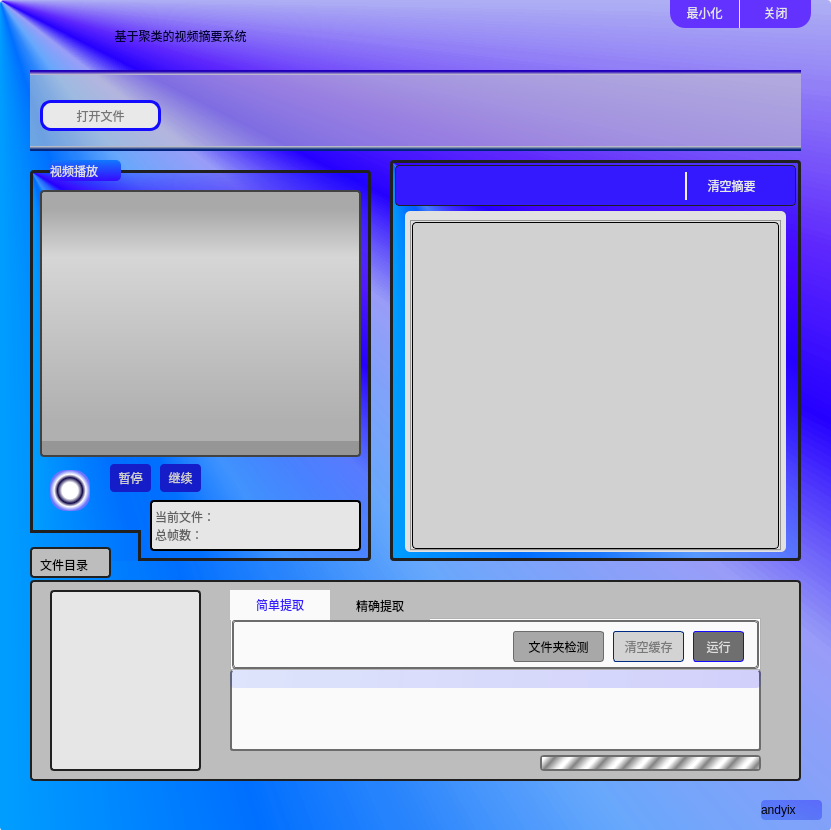
<?xml version="1.0" encoding="UTF-8"?>
<ui version="4.0">
 <class>MainWindow</class>
 <widget class="QMainWindow" name="MainWindow">
  <property name="geometry">
   <rect>
    <x>0</x>
    <y>0</y>
    <width>831</width>
    <height>830</height>
   </rect>
  </property>
  <property name="windowTitle">
   <string>MainWindow</string>
  </property>
  <widget class="QWidget" name="centralwidget">
   <widget class="QWidget" name="widget" native="true">
    <property name="geometry">
     <rect>
      <x>0</x>
      <y>0</y>
      <width>831</width>
      <height>831</height>
     </rect>
    </property>
    <property name="styleSheet">
     <string notr="true">background-color: qconicalgradient(cx:0, cy:0, angle:135, stop:0 rgba(255, 255, 0, 69), stop:0.375 rgba(0, 158, 255, 255), stop:0.423533 rgba(0, 111, 255, 255), stop:0.45 rgba(0, 111, 255, 208), stop:0.477581 rgba(71, 151, 255, 206), stop:0.518717 rgba(71, 78, 255, 130), stop:0.55 rgba(37, 0, 255, 255), stop:0.57754 rgba(65, 0, 255, 215), stop:0.625 rgba(0, 9, 255, 69), stop:1 rgba(27, 0, 255, 206));
border-radius:4px;</string>
    </property>
    <widget class="QWidget" name="widget_2" native="true">
     <property name="geometry">
      <rect>
       <x>30</x>
       <y>70</y>
       <width>771</width>
       <height>81</height>
      </rect>
     </property>
     <property name="styleSheet">
      <string notr="true">border-top:5px solid;
border-color: rgb(32, 32, 32);
border-bottom:5px solid;
background-color: qlineargradient(spread:pad, x1:0, y1:0, x2:0, y2:1, stop:0.452736 rgba(201, 201, 201, 138));
border-radius:0px;
border-bottom-color: qlineargradient(spread:pad, x1:1, y1:1, x2:1, y2:0, stop:0.273632 rgba(0, 36, 125, 255), stop:1 rgba(211, 211, 211, 255));
border-top-color: qlineargradient(spread:pad, x1:0, y1:0, x2:0, y2:1, stop:0.273632 rgba(34, 0, 187, 255), stop:1 rgba(211, 211, 211, 255));</string>
     </property>
     <widget class="QPushButton" name="pushButton">
      <property name="enabled">
       <bool>true</bool>
      </property>
      <property name="geometry">
       <rect>
        <x>10</x>
        <y>30</y>
        <width>121</width>
        <height>31</height>
       </rect>
      </property>
      <property name="cursor">
       <cursorShape>PointingHandCursor</cursorShape>
      </property>
      <property name="mouseTracking">
       <bool>false</bool>
      </property>
      <property name="focusPolicy">
       <enum>Qt::StrongFocus</enum>
      </property>
      <property name="acceptDrops">
       <bool>false</bool>
      </property>
      <property name="autoFillBackground">
       <bool>false</bool>
      </property>
      <property name="styleSheet">
       <string notr="true">QPushButton:hover{border:5px solid;border-color: rgb(0, 0, 222);background-color: rgb(211, 211, 211)}
QPushButton:pressed{background-color: rgb(133, 133, 133);}
QPushButton{
border:3px solid;
font: 75 9pt &quot;微软雅黑&quot;;
color: rgb(117, 117, 117);
background-color: rgb(233, 233, 233);
border-radius:11px;
border-color: rgb(19, 11, 255);}





</string>
      </property>
      <property name="text">
       <string>打开文件</string>
      </property>
      <property name="checkable">
       <bool>false</bool>
      </property>
      <property name="checked">
       <bool>false</bool>
      </property>
     </widget>
    </widget>
    <widget class="QWidget" name="widget_3" native="true">
     <property name="geometry">
      <rect>
       <x>30</x>
       <y>170</y>
       <width>341</width>
       <height>391</height>
      </rect>
     </property>
     <property name="styleSheet">
      <string notr="true">border:3px solid;
border-color: rgb(32, 32, 32);
border-radius:4px;</string>
     </property>
     <widget class="QLabel" name="label">
      <property name="geometry">
       <rect>
        <x>10</x>
        <y>20</y>
        <width>321</width>
        <height>251</height>
       </rect>
      </property>
      <property name="styleSheet">
       <string notr="true">background-color: qlineargradient(spread:reflect, x1:0, y1:0, x2:0, y2:1, stop:0.0746269 rgba(169, 169, 169, 255), stop:0.263682 rgba(214, 214, 214, 255), stop:0.920398 rgba(176, 176, 176, 255));
border:2px solid;
border-color: rgb(66, 66, 66);
border-bottom:0px;
border-bottom-left-radius:0px;
border-bottom-right-radius:0px;</string>
      </property>
      <property name="text">
       <string/>
      </property>
     </widget>
     <widget class="QPushButton" name="pushButton_4">
      <property name="geometry">
       <rect>
        <x>80</x>
        <y>294</y>
        <width>41</width>
        <height>28</height>
       </rect>
      </property>
      <property name="cursor">
       <cursorShape>PointingHandCursor</cursorShape>
      </property>
      <property name="styleSheet">
       <string notr="true">QPushButton:hover{background-color: rgb(90, 90, 90);}
QPushButton:pressed{background-color:rgb(20, 20, 155);}
QPushButton{
border:0px solid;
color: rgb(206, 206, 206);
background-color: rgb(20, 29, 199);
font: 75 9pt &quot;幼圆&quot;;}


</string>
      </property>
      <property name="text">
       <string>暂停</string>
      </property>
      <property name="iconSize">
       <size>
        <width>30</width>
        <height>30</height>
       </size>
      </property>
     </widget>
     <widget class="QPushButton" name="pushButton_5">
      <property name="geometry">
       <rect>
        <x>130</x>
        <y>294</y>
        <width>41</width>
        <height>28</height>
       </rect>
      </property>
      <property name="cursor">
       <cursorShape>PointingHandCursor</cursorShape>
      </property>
      <property name="styleSheet">
       <string notr="true">QPushButton:hover{background-color: rgb(90, 90, 90);}
QPushButton:pressed{background-color:rgb(20, 20, 155);}
QPushButton{border:0px solid;
color: rgb(206, 206, 206);
background-color: rgb(20, 29, 199);
font: 75 9pt &quot;幼圆&quot;;}
</string>
      </property>
      <property name="text">
       <string>继续</string>
      </property>
      <property name="iconSize">
       <size>
        <width>30</width>
        <height>30</height>
       </size>
      </property>
      <property name="shortcut">
       <string>Ctrl+R</string>
      </property>
     </widget>
     <widget class="QLabel" name="label_mes1">
      <property name="geometry">
       <rect>
        <x>200</x>
        <y>330</y>
        <width>131</width>
        <height>51</height>
       </rect>
      </property>
      <property name="cursor">
       <cursorShape>SizeAllCursor</cursorShape>
      </property>
      <property name="styleSheet">
       <string notr="true">font: 75 9pt &quot;Arial&quot;;
color: rgb(97, 97, 97);
background-color: rgb(230, 230, 230);
border:2px solid;
border-left:0px;
border-top-left-radius:0px;
border-bottom-left-radius:0px;</string>
      </property>
      <property name="text">
       <string/>
      </property>
     </widget>
     <widget class="QProgressBar" name="progressBar">
      <property name="geometry">
       <rect>
        <x>10</x>
        <y>271</y>
        <width>321</width>
        <height>16</height>
       </rect>
      </property>
      <property name="styleSheet">
       <string notr="true">QProgressBar:chunk{background-color: qlineargradient(spread:repeat, x1:0, y1:0, x2:1, y2:0.006, stop:0.154229 rgba(142, 142, 142, 255), stop:0.681592 rgba(252, 252, 252, 255));
border-bottom-right-radius:5px;
border-top-right-radius:5px;}
QProgressBar{
background-color:rgb(150,150,150);
border:2px solid;
border-top:0px;
border-color: rgb(66, 66, 66);
border-top-left-radius:0px;
border-top-right-radius:0px;
}</string>
      </property>
      <property name="maximum">
       <number>100</number>
      </property>
      <property name="value">
       <number>0</number>
      </property>
      <property name="format">
       <string/>
      </property>
     </widget>
     <widget class="QPushButton" name="pushButton_9">
      <property name="geometry">
       <rect>
        <x>20</x>
        <y>300</y>
        <width>40</width>
        <height>41</height>
       </rect>
      </property>
      <property name="cursor">
       <cursorShape>PointingHandCursor</cursorShape>
      </property>
      <property name="styleSheet">
       <string notr="true">QPushButton:hover{background-color: qradialgradient(spread:pad, cx:0.5, cy:0.5, radius:0.5, fx:0.5, fy:0.5, stop:0 rgba(131, 149, 255, 255), stop:0.504819 rgba(255, 255, 255, 255), stop:0.731343 rgba(11, 0, 76, 255), stop:0.79 rgba(255, 255, 255, 255), stop:1 rgba(123, 86, 255, 255));}
QPushButton:pressed{background-color: qradialgradient(spread:pad, cx:0.5, cy:0.5, radius:0.5, fx:0.5, fy:0.5, stop:0 rgba(119, 13, 255, 255), stop:0.504819 rgba(38, 16, 214, 255), stop:0.731343 rgba(14, 28, 147, 255), stop:0.79 rgba(247, 245, 255, 255), stop:1 rgba(123, 86, 255, 255));}
QPushButton{background-color: qradialgradient(spread:pad, cx:0.5, cy:0.5, radius:0.5, fx:0.5, fy:0.5, stop:0.402985 rgba(255, 255, 255, 255), stop:0.626866 rgba(19, 10, 76, 255), stop:0.79 rgba(255, 255, 255, 255), stop:1 rgba(107, 117, 255, 255));
border:0px;
border-radius:16px;}</string>
      </property>
      <property name="text">
       <string/>
      </property>
      <property name="iconSize">
       <size>
        <width>40</width>
        <height>35</height>
       </size>
      </property>
     </widget>
     <widget class="QWidget" name="widget_7" native="true">
      <property name="geometry">
       <rect>
        <x>0</x>
        <y>360</y>
        <width>111</width>
        <height>41</height>
       </rect>
      </property>
      <property name="styleSheet">
       <string notr="true">border-left:0px;
background-color: qlineargradient(spread:repeat, x1:0, y1:0, x2:1, y2:0.006, stop:0 rgba(0, 150, 255, 255), stop:1 rgba(0, 113, 255, 255));
border-bottom:0px;
border-radius:0px;
font: 75 9pt &quot;微软雅黑&quot;;</string>
      </property>
     </widget>
     <widget class="QLabel" name="label_mes1_2">
      <property name="geometry">
       <rect>
        <x>120</x>
        <y>330</y>
        <width>81</width>
        <height>51</height>
       </rect>
      </property>
      <property name="styleSheet">
       <string notr="true">font: 75 9pt &quot;Arial&quot;;
font: 9pt &quot;微软雅黑&quot;;
color: rgb(97, 97, 97);
background-color: rgb(230, 230, 230);
border:2px solid;
border-right:0px;
border-top-right-radius:0px;
border-bottom-right-radius:0px;</string>
      </property>
      <property name="text">
       <string>当前文件：
总帧数：</string>
      </property>
      <property name="textFormat">
       <enum>Qt::AutoText</enum>
      </property>
     </widget>
     <zorder>label</zorder>
     <zorder>label_mes1</zorder>
     <zorder>pushButton_4</zorder>
     <zorder>pushButton_5</zorder>
     <zorder>pushButton_9</zorder>
     <zorder>widget_7</zorder>
     <zorder>progressBar</zorder>
     <zorder>label_mes1_2</zorder>
    </widget>
    <widget class="QWidget" name="widget_4" native="true">
     <property name="geometry">
      <rect>
       <x>390</x>
       <y>160</y>
       <width>411</width>
       <height>401</height>
      </rect>
     </property>
     <property name="styleSheet">
      <string notr="true">border:3px solid;
border-color: rgb(32, 32, 32);
border-radius:4px;</string>
     </property>
     <widget class="QWidget" name="widget_6" native="true">
      <property name="geometry">
       <rect>
        <x>5</x>
        <y>5</y>
        <width>401</width>
        <height>41</height>
       </rect>
      </property>
      <property name="styleSheet">
       <string notr="true">border:1px solid;
background-color: rgb(52, 25, 255);
border-color: rgb(32, 32, 32);</string>
      </property>
      <widget class="QPushButton" name="pushButton_10">
       <property name="geometry">
        <rect>
         <x>290</x>
         <y>7</y>
         <width>91</width>
         <height>28</height>
        </rect>
       </property>
       <property name="cursor">
        <cursorShape>PointingHandCursor</cursorShape>
       </property>
       <property name="styleSheet">
        <string notr="true">QPushButton:hover{font: 11pt &quot;黑体&quot;;}
QPushButton:pressed{color: rgb(111, 111, 111);}
QPushButton{border:0px;
border-left:2px solid;
color: rgb(232, 232, 232);
font: 9pt &quot;黑体&quot;;
background-color: rgb(52, 25, 255);
border-left-color: rgb(239, 239, 239);
border-radius:0px;}</string>
       </property>
       <property name="text">
        <string>清空摘要</string>
       </property>
      </widget>
     </widget>
     <widget class="QListWidget" name="listWidget_showImage">
      <property name="geometry">
       <rect>
        <x>15</x>
        <y>51</y>
        <width>381</width>
        <height>341</height>
       </rect>
      </property>
      <property name="styleSheet">
       <string notr="true">background-color: rgb(225, 225, 225);
border-radius:5px;
border:0px;</string>
      </property>
     </widget>
     <widget class="QTabWidget" name="tabWidget_2">
      <property name="geometry">
       <rect>
        <x>20</x>
        <y>60</y>
        <width>371</width>
        <height>331</height>
       </rect>
      </property>
      <property name="styleSheet">
       <string notr="true">background-color: rgb(209, 209, 209);
border:1px solid;
font: 75 9pt &quot;微软雅黑&quot;;

</string>
      </property>
      <property name="currentIndex">
       <number>-1</number>
      </property>
     </widget>
    </widget>
    <widget class="QWidget" name="widget_5" native="true">
     <property name="geometry">
      <rect>
       <x>30</x>
       <y>580</y>
       <width>771</width>
       <height>201</height>
      </rect>
     </property>
     <property name="styleSheet">
      <string notr="true">border:2px solid;
background-color: rgb(189, 189, 189);
border-color: rgb(32, 32, 32);</string>
     </property>
     <widget class="QListWidget" name="listWidget">
      <property name="geometry">
       <rect>
        <x>20</x>
        <y>10</y>
        <width>151</width>
        <height>181</height>
       </rect>
      </property>
      <property name="cursor" stdset="0">
       <cursorShape>ArrowCursor</cursorShape>
      </property>
      <property name="styleSheet">
       <string notr="true">background-color: rgb(230, 230, 230);
color: rgb(84, 84, 84);
font: 75 9pt &quot;Arial&quot;;</string>
      </property>
     </widget>
     <widget class="QTabWidget" name="tabWidget">
      <property name="geometry">
       <rect>
        <x>200</x>
        <y>10</y>
        <width>531</width>
        <height>81</height>
       </rect>
      </property>
      <property name="styleSheet">
       <string notr="true">QWidget{
border:1px solid;
border-color: rgb(108, 108, 108);
border-radius:3px;
background-color: rgb(250, 250, 250);}
QWidget:pane{}
QTabBar:tab{
height:30px;
width:100px;
font: 75 9pt &quot;微软雅黑&quot;;
background-color: rgb(189, 189, 189);
}
QTabBar:tab:selected{
height:30px;
width:100px;
font: 75 9pt &quot;微软雅黑&quot;;
color: rgb(52, 25, 255);
background-color: rgb(250, 250, 250);
}
QTabBar:tab:hover{
background-color: rgb(210, 210, 210);
}
</string>
      </property>
      <property name="currentIndex">
       <number>0</number>
      </property>
      <property name="iconSize">
       <size>
        <width>20</width>
        <height>20</height>
       </size>
      </property>
      <property name="usesScrollButtons">
       <bool>true</bool>
      </property>
      <widget class="QWidget" name="tab">
       <attribute name="title">
        <string>简单提取</string>
       </attribute>
       <widget class="QPushButton" name="pushButton_8">
        <property name="geometry">
         <rect>
          <x>280</x>
          <y>10</y>
          <width>91</width>
          <height>31</height>
         </rect>
        </property>
        <property name="styleSheet">
         <string notr="true">QPushButton:hover{border:2px solid;border-color: rgb(99, 99, 99);}
QPushButton:pressed{background-color: rgb(99, 99, 99);}
QPushButton{font: 75 9pt &quot;黑体&quot;;
background-color: rgb(168, 168, 168);}</string>
        </property>
        <property name="text">
         <string>文件夹检测</string>
        </property>
       </widget>
       <widget class="QPushButton" name="pushButton_16">
        <property name="geometry">
         <rect>
          <x>380</x>
          <y>10</y>
          <width>71</width>
          <height>31</height>
         </rect>
        </property>
        <property name="cursor">
         <cursorShape>PointingHandCursor</cursorShape>
        </property>
        <property name="styleSheet">
         <string notr="true">QPushButton:hover{border:2px solid;border-color: rgb(0, 43, 130);}
QPushButton:pressed{background-color:rgb(111, 111, 111);}
QPushButton{border:1px solid;
color: rgb(122, 122, 122);
font: 9pt &quot;黑体&quot;;
background-color: rgb(211, 211, 211);
border-color: rgb(0, 43, 130);}
</string>
        </property>
        <property name="text">
         <string>清空缓存</string>
        </property>
       </widget>
       <widget class="QPushButton" name="pushButton_7">
        <property name="geometry">
         <rect>
          <x>460</x>
          <y>10</y>
          <width>51</width>
          <height>31</height>
         </rect>
        </property>
        <property name="cursor">
         <cursorShape>PointingHandCursor</cursorShape>
        </property>
        <property name="styleSheet">
         <string notr="true">QPushButton:hover{border:2px solid;border-color: rgb(0, 20, 100);}
QPushButton:pressed{background-color:rgb(211, 211, 211);}
QPushButton{background-color: rgb(111, 111, 111);
color: rgb(222, 222, 222);
font: 75 9pt &quot;黑体&quot;;
border-color: rgb(19, 11, 255);}
</string>
        </property>
        <property name="text">
         <string>运行</string>
        </property>
       </widget>
      </widget>
      <widget class="QWidget" name="tab_4">
       <attribute name="title">
        <string>精确提取</string>
       </attribute>
       <widget class="QLabel" name="label_4">
        <property name="geometry">
         <rect>
          <x>10</x>
          <y>10</y>
          <width>71</width>
          <height>31</height>
         </rect>
        </property>
        <property name="cursor">
         <cursorShape>BlankCursor</cursorShape>
        </property>
        <property name="styleSheet">
         <string notr="true">border:0px;
font: 9pt &quot;等线&quot;;
</string>
        </property>
        <property name="text">
         <string>摘要数量：</string>
        </property>
       </widget>
       <widget class="QTextEdit" name="textEdit_arg1">
        <property name="geometry">
         <rect>
          <x>90</x>
          <y>10</y>
          <width>51</width>
          <height>31</height>
         </rect>
        </property>
        <property name="cursor" stdset="0">
         <cursorShape>IBeamCursor</cursorShape>
        </property>
        <property name="styleSheet">
         <string notr="true">background-color: rgb(213, 213, 213);</string>
        </property>
        <property name="html">
         <string>&lt;!DOCTYPE HTML PUBLIC &quot;-//W3C//DTD HTML 4.0//EN&quot; &quot;http://www.w3.org/TR/REC-html40/strict.dtd&quot;&gt;
&lt;html&gt;&lt;head&gt;&lt;meta name=&quot;qrichtext&quot; content=&quot;1&quot; /&gt;&lt;style type=&quot;text/css&quot;&gt;
p, li { white-space: pre-wrap; }
&lt;/style&gt;&lt;/head&gt;&lt;body style=&quot; font-family:'SimSun'; font-size:9pt; font-weight:400; font-style:normal;&quot;&gt;
&lt;p style=&quot; margin-top:0px; margin-bottom:0px; margin-left:0px; margin-right:0px; -qt-block-indent:0; text-indent:0px;&quot;&gt;6&lt;/p&gt;&lt;/body&gt;&lt;/html&gt;</string>
        </property>
       </widget>
       <widget class="QPushButton" name="pushButton_13">
        <property name="geometry">
         <rect>
          <x>340</x>
          <y>10</y>
          <width>81</width>
          <height>31</height>
         </rect>
        </property>
        <property name="cursor">
         <cursorShape>PointingHandCursor</cursorShape>
        </property>
        <property name="styleSheet">
         <string notr="true">QPushButton:hover{border:2px solid;border-color: rgb(3, 3, 3);}
QPushButton:pressed{background-color:rgb(111, 111, 111);}
QPushButton{border:1px solid;
border-radius:9px;
color: rgb(122, 122, 122);
font: 9pt &quot;黑体&quot;;
background-color: rgb(211, 211, 211);
border-color: rgb(3, 3, 3);}
</string>
        </property>
        <property name="text">
         <string>显示摘要</string>
        </property>
       </widget>
       <widget class="QPushButton" name="pushButton_14">
        <property name="geometry">
         <rect>
          <x>430</x>
          <y>10</y>
          <width>81</width>
          <height>31</height>
         </rect>
        </property>
        <property name="cursor">
         <cursorShape>PointingHandCursor</cursorShape>
        </property>
        <property name="styleSheet">
         <string notr="true">QPushButton:hover{border:2px solid;border-color:rgb(3, 3, 3);}
QPushButton:pressed{background-color:rgb(111, 111, 111);}
QPushButton{border:1px solid;
border-radius:9px;
color: rgb(122, 122, 122);
font: 9pt &quot;黑体&quot;;
background-color: rgb(211, 211, 211);
border-color: rgb(255, 255, 255);}
</string>
        </property>
        <property name="text">
         <string>删除摘要</string>
        </property>
       </widget>
       <widget class="QPushButton" name="pushButton_6">
        <property name="geometry">
         <rect>
          <x>280</x>
          <y>10</y>
          <width>51</width>
          <height>31</height>
         </rect>
        </property>
        <property name="cursor">
         <cursorShape>PointingHandCursor</cursorShape>
        </property>
        <property name="styleSheet">
         <string notr="true">QPushButton:hover{border:2px solid;border-color: rgb(0, 20, 100);}
QPushButton:pressed{background-color:rgb(211, 211, 211);}
QPushButton{background-color: rgb(111, 111, 111);
color: rgb(222, 222, 222);
font: 75 9pt &quot;黑体&quot;;
border-color: rgb(19, 11, 255);}
</string>
        </property>
        <property name="text">
         <string>运行</string>
        </property>
       </widget>
       <zorder>label_4</zorder>
       <zorder>pushButton_13</zorder>
       <zorder>pushButton_14</zorder>
       <zorder>pushButton_6</zorder>
       <zorder>textEdit_arg1</zorder>
      </widget>
     </widget>
     <widget class="QProgressBar" name="progressBar_2">
      <property name="geometry">
       <rect>
        <x>510</x>
        <y>175</y>
        <width>221</width>
        <height>16</height>
       </rect>
      </property>
      <property name="cursor">
       <cursorShape>ArrowCursor</cursorShape>
      </property>
      <property name="styleSheet">
       <string notr="true">QProgressBar:chunk{background-color: qlineargradient(spread:repeat, x1:0, y1:0, x2:0.12, y2:0.006, stop:0.134328 rgba(255, 255, 255, 255), stop:0.502488 rgba(131, 131, 131, 255), stop:0.945274 rgba(243, 243, 243, 255));}
QProgressBar{background-color: qlineargradient(spread:repeat, x1:0.06, y1:, x2:0.18, y2:0.006, stop:0.134328 rgba(255, 255, 255, 255), stop:0.502488 rgba(131, 131, 131, 255), stop:0.945274 rgba(243, 243, 243, 255));
border-color: rgb(108, 108, 108);}



</string>
      </property>
      <property name="value">
       <number>100</number>
      </property>
      <property name="orientation">
       <enum>Qt::Horizontal</enum>
      </property>
      <property name="format">
       <string/>
      </property>
     </widget>
     <widget class="QListWidget" name="listWidget_2">
      <property name="geometry">
       <rect>
        <x>200</x>
        <y>90</y>
        <width>531</width>
        <height>81</height>
       </rect>
      </property>
      <property name="cursor" stdset="0">
       <cursorShape>CrossCursor</cursorShape>
      </property>
      <property name="styleSheet">
       <string notr="true">border:2px solid;
border-color: rgb(108, 108, 108);
border-radius:3px;
background-color: rgb(250, 250, 250);
border-top:0px;
color: rgb(84, 84, 84);
font: 75 9pt &quot;Arial&quot;;</string>
      </property>
     </widget>
     <widget class="QWidget" name="widget_9" native="true">
      <property name="geometry">
       <rect>
        <x>200</x>
        <y>90</y>
        <width>531</width>
        <height>18</height>
       </rect>
      </property>
      <property name="styleSheet">
       <string notr="true">background-color: qlineargradient(spread:repeat, x1:0, y1:0, x2:1, y2:0.006, stop:0 rgba(0, 55, 255, 29), stop:1 rgba(9, 0, 255, 43));
border:0px;</string>
      </property>
      <zorder>widget_6</zorder>
     </widget>
    </widget>
    <widget class="QPushButton" name="pushButton_2">
     <property name="geometry">
      <rect>
       <x>670</x>
       <y>-3</y>
       <width>71</width>
       <height>31</height>
      </rect>
     </property>
     <property name="cursor">
      <cursorShape>ClosedHandCursor</cursorShape>
     </property>
     <property name="layoutDirection">
      <enum>Qt::LeftToRight</enum>
     </property>
     <property name="styleSheet">
      <string notr="true">QPushButton:hover{background-color: rgb(50, 10, 205);}
QPushButton{border:0px;
font: 75 9pt &quot;黑体&quot;;
color: rgb(229, 229, 229);
border-right:2px solid;
border-right-color: rgb(229, 229, 229);
border-radius:0px;
border-bottom-left-radius:15px;
background-color: rgb(100, 50, 255);}
</string>
     </property>
     <property name="text">
      <string>最小化</string>
     </property>
    </widget>
    <widget class="QPushButton" name="pushButton_3">
     <property name="geometry">
      <rect>
       <x>740</x>
       <y>-3</y>
       <width>71</width>
       <height>31</height>
      </rect>
     </property>
     <property name="cursor">
      <cursorShape>ClosedHandCursor</cursorShape>
     </property>
     <property name="styleSheet">
      <string notr="true">QPushButton:hover{background-color:rgb(50, 10, 205);}
QPushButton{border:0px;
font: 75 9pt &quot;黑体&quot;;
color: rgb(229, 229, 229);
border-radius:0px;
border-bottom-right-radius:15px;
background-color: rgb(100, 50, 255);}</string>
     </property>
     <property name="text">
      <string>关闭</string>
     </property>
    </widget>
    <widget class="QLabel" name="label_2">
     <property name="geometry">
      <rect>
       <x>50</x>
       <y>160</y>
       <width>71</width>
       <height>21</height>
      </rect>
     </property>
     <property name="styleSheet">
      <string notr="true">font: 75 9pt &quot;黑体&quot;;
color: rgb(222, 222, 222);
background-color: qlineargradient(spread:pad, x1:0, y1:0, x2:0, y2:1, stop:0 rgba(17, 120, 254, 255), stop:0.960199 rgba(53, 13, 255, 255));
border-radius:5px;</string>
     </property>
     <property name="text">
      <string>视频播放</string>
     </property>
     <property name="textFormat">
      <enum>Qt::AutoText</enum>
     </property>
    </widget>
    <widget class="QWidget" name="widget_8" native="true">
     <property name="geometry">
      <rect>
       <x>30</x>
       <y>547</y>
       <width>81</width>
       <height>31</height>
      </rect>
     </property>
     <property name="cursor">
      <cursorShape>CrossCursor</cursorShape>
     </property>
     <property name="styleSheet">
      <string notr="true">border:2px solid;
background-color: rgb(189, 189, 189);
border-color: rgb(32, 32, 32);
font: 75 9pt &quot;微软雅黑&quot;;
</string>
     </property>
     <widget class="QLabel" name="label_3">
      <property name="geometry">
       <rect>
        <x>10</x>
        <y>10</y>
        <width>61</width>
        <height>16</height>
       </rect>
      </property>
      <property name="cursor">
       <cursorShape>SizeAllCursor</cursorShape>
      </property>
      <property name="styleSheet">
       <string notr="true">border:0px;
border-right-color: qlineargradient(spread:repeat, x1:0, y1:1, x2:1, y2:0, stop:0 rgba(0, 12, 57, 254), stop:1 rgba(9, 0, 255, 86));</string>
      </property>
      <property name="text">
       <string>文件目录</string>
      </property>
     </widget>
    </widget>
    <widget class="QPushButton" name="pushButton_11">
     <property name="geometry">
      <rect>
       <x>20</x>
       <y>10</y>
       <width>321</width>
       <height>51</height>
      </rect>
     </property>
     <property name="cursor">
      <cursorShape>SizeAllCursor</cursorShape>
     </property>
     <property name="styleSheet">
      <string notr="true">QPushButton:hover{font: 75 16pt &quot;华文琥珀&quot;;color: rgb(0, 0, 155);}
QPushButton{font: 75 15pt &quot;华文彩云&quot;;
border：0px;
color: rgb(0, 0, 56);
background-color: qlineargradient(spread:repeat, x1:1, y1:0, x2:0, y2:0, stop:0 rgba(50, 66, 159, 0));}</string>
     </property>
     <property name="text">
      <string>基于聚类的视频摘要系统</string>
     </property>
    </widget>
    <widget class="QLabel" name="label_5">
     <property name="geometry">
      <rect>
       <x>761</x>
       <y>800</y>
       <width>61</width>
       <height>20</height>
      </rect>
     </property>
     <property name="layoutDirection">
      <enum>Qt::LeftToRight</enum>
     </property>
     <property name="styleSheet">
      <string notr="true">font: 9pt &quot;Copperplate Gothic Bold&quot;;
background-color: qlineargradient(spread:repeat, x1:0, y1:1, x2:1, y2:0, stop:0 rgba(0, 50, 231, 76), stop:1 rgba(9, 0, 255, 86));</string>
     </property>
     <property name="text">
      <string>andyix</string>
     </property>
     <property name="textFormat">
      <enum>Qt::AutoText</enum>
     </property>
    </widget>
   </widget>
  </widget>
 </widget>
 <resources/>
 <connections/>
</ui>
